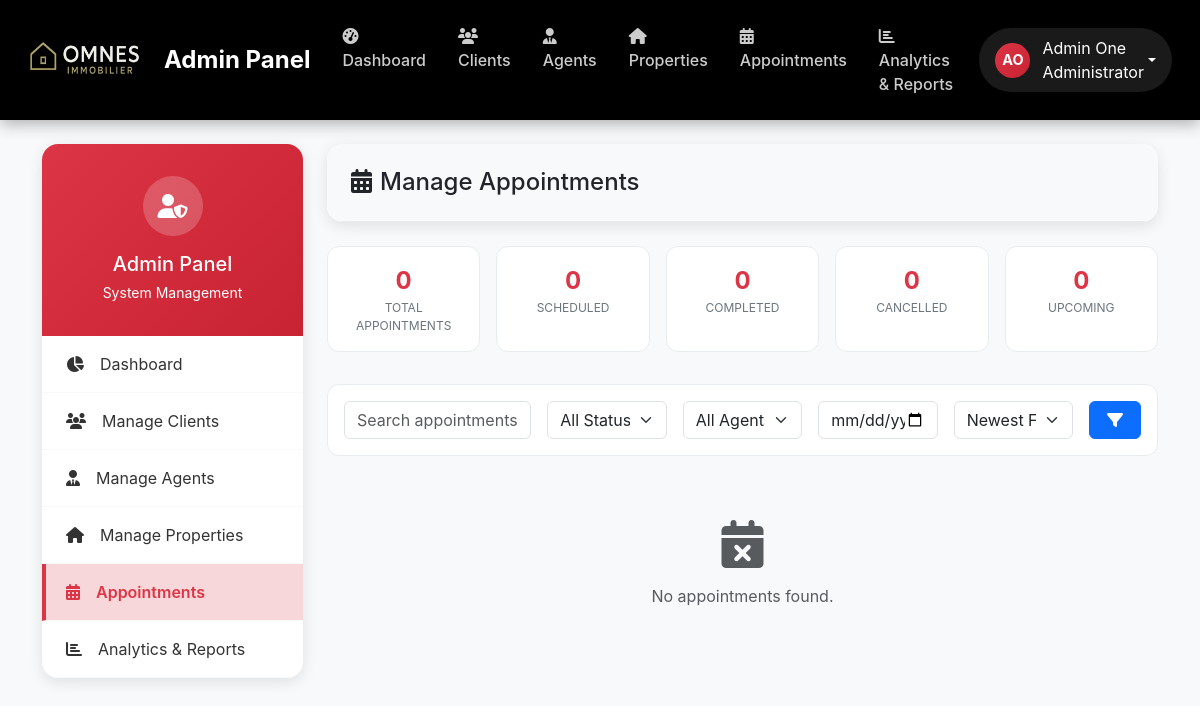
The app's page /src/admin/manage_appointments.php (signed in), older data.
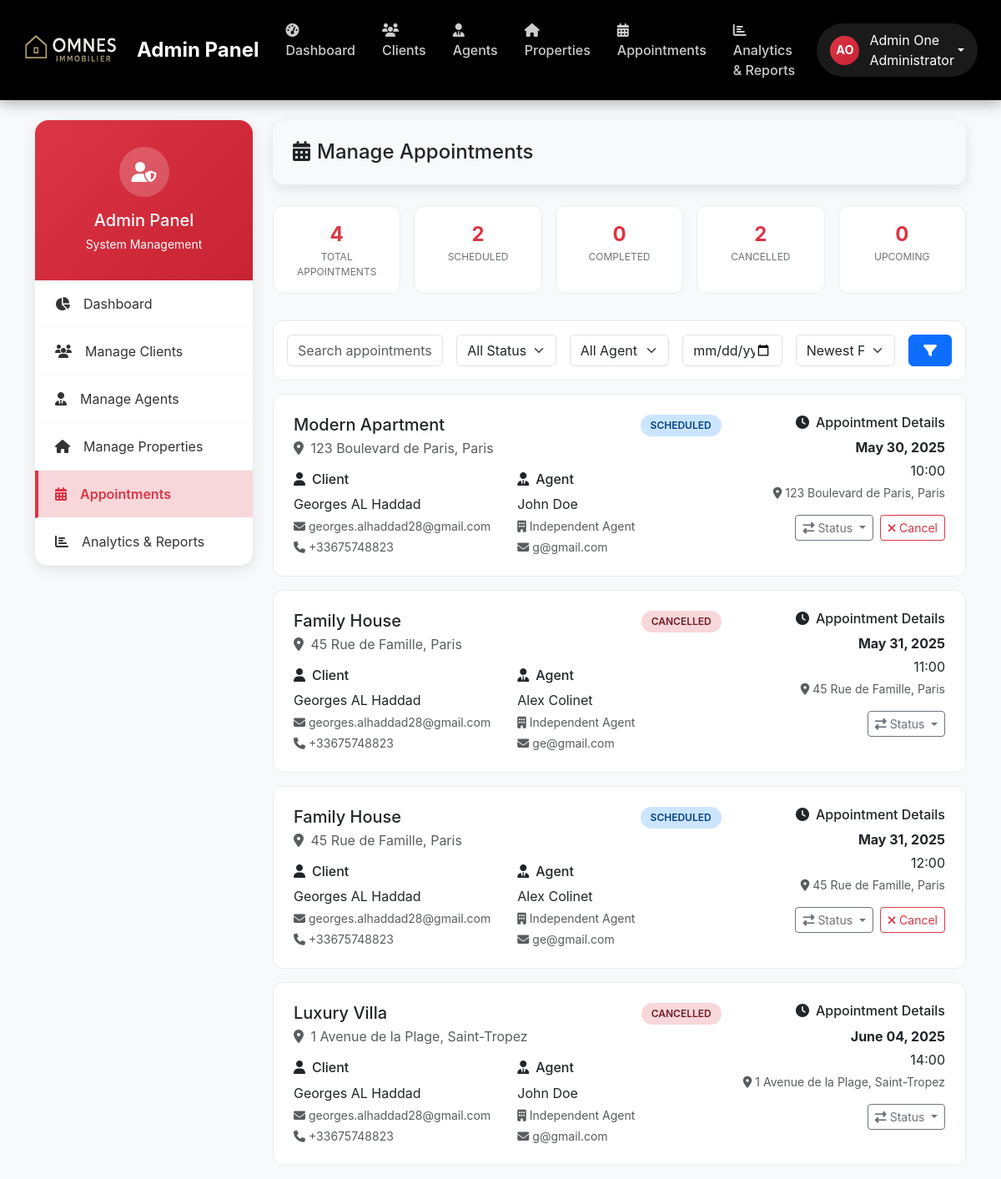
The same page, newer data.
### tables this page shows
CREATE TABLE IF NOT EXISTS `appointments` (
  `id` int NOT NULL AUTO_INCREMENT,
  `client_id` int NOT NULL,
  `agent_id` int NOT NULL,
  `property_id` int NOT NULL,
  `appointment_date` datetime NOT NULL,
  `status` enum('scheduled','completed','cancelled') DEFAULT 'scheduled',
  `location` varchar(255) NOT NULL,
  `created_at` timestamp NULL DEFAULT CURRENT_TIMESTAMP,
  `updated_at` timestamp NULL DEFAULT CURRENT_TIMESTAMP ON UPDATE CURRENT_TIMESTAMP,
  PRIMARY KEY (`id`),
  KEY `client_id` (`client_id`),
  KEY `agent_id` (`agent_id`),
  KEY `property_id` (`property_id`)
);

CREATE TABLE IF NOT EXISTS `properties` (
  `id` int NOT NULL AUTO_INCREMENT,
  `agent_id` int NOT NULL,
  `title` varchar(255) NOT NULL,
  `description` text NOT NULL,
  `images` json DEFAULT NULL,
  `price` decimal(12,2) NOT NULL,
  `property_type` enum('house','apartment','land','commercial','rental','auction') NOT NULL,
  `status` enum('available','pending','sold','rented','withdrawn') DEFAULT 'available',
  `address_line1` varchar(255) NOT NULL,
  `city` varchar(100) NOT NULL,
  `state` varchar(100) DEFAULT NULL,
  `postal_code` varchar(20) DEFAULT NULL,
  `country` varchar(100) DEFAULT 'France',
  `bedrooms` int DEFAULT '0',
  `bathrooms` int DEFAULT '0',
  `year_built` int DEFAULT '0',
  `living_area` int NOT NULL DEFAULT '0',
  `has_parking` tinyint(1) DEFAULT '0',
  `parking_spaces` int DEFAULT '0',
  `has_garden` tinyint(1) DEFAULT '0',
  `created_at` timestamp NULL DEFAULT CURRENT_TIMESTAMP,
  `updated_at` timestamp NULL DEFAULT CURRENT_TIMESTAMP ON UPDATE CURRENT_TIMESTAMP,
  PRIMARY KEY (`id`),
  KEY `agent_id` (`agent_id`)
);

CREATE TABLE IF NOT EXISTS `users` (
  `id` int NOT NULL AUTO_INCREMENT,
  `first_name` varchar(50) NOT NULL,
  `last_name` varchar(50) NOT NULL,
  `email` varchar(100) NOT NULL,
  `password_hash` varchar(255) NOT NULL,
  `role` enum('admin','client','agent') NOT NULL DEFAULT 'client',
  `phone` varchar(15) NOT NULL,
  `created_at` timestamp NULL DEFAULT CURRENT_TIMESTAMP,
  `updated_at` timestamp NULL DEFAULT CURRENT_TIMESTAMP ON UPDATE CURRENT_TIMESTAMP,
  PRIMARY KEY (`id`),
  UNIQUE KEY `email` (`email`)
);

CREATE TABLE IF NOT EXISTS `agents` (
  `user_id` int NOT NULL,
  `cv_file_path` varchar(255) DEFAULT '',
  `profile_picture_path` varchar(255) DEFAULT NULL,
  `agency_name` varchar(255) NOT NULL DEFAULT 'Independent Agent',
  `agency_email` varchar(100) DEFAULT '',
  `license_number` varchar(50) DEFAULT '',
  `languages_spoken` json DEFAULT NULL,
  `years_experience` int DEFAULT '0',
  `commission_rate` decimal(5,2) DEFAULT '0.00',
  `bio` text,
  `average_rating` decimal(3,2) DEFAULT '0.00',
  `total_sales` decimal(15,2) DEFAULT '0.00',
  `total_transactions` int DEFAULT '0',
  PRIMARY KEY (`user_id`),
  UNIQUE KEY `agency_email` (`agency_email`)
);

### src/admin/manage_appointments.php (the view, shortened to what the changed rows need)
<?php
require_once '../includes/functions.php';
$database = Database::getInstance();
$pdo = $database->getConnection();
$sort = $_GET['sort'] ?? 'newest';
$query = "
    SELECT
        a.*,
        p.title as property_title,
        p.address_line1,
        p.city,
        p.price as property_price,
        CONCAT(agent.first_name, ' ', agent.last_name) as agent_name,
        agent_details.agency_name,
        agent_user.email as agent_email,
        agent_user.phone as agent_phone,
        CONCAT(client.first_name, ' ', client.last_name) as client_name,
        client.email as client_email,
        client.phone as client_phone
    FROM appointments a
    INNER JOIN properties p ON a.property_id = p.id
    INNER JOIN agents agent_details ON a.agent_id = agent_details.user_id
    INNER JOIN users agent_user ON agent_details.user_id = agent_user.id
    INNER JOIN users agent ON a.agent_id = agent.id
    INNER JOIN users client ON a.client_id = client.id
    WHERE 1=1
";
$params = [];
switch ($sort) {
    default:
        $query .= " ORDER BY a.created_at DESC";
}
try {
    $stmt = $pdo->prepare($query);
    $stmt->execute($params);
    $appointments = $stmt->fetchAll(PDO::FETCH_ASSOC);
    $stats_query = "
        SELECT
            COUNT(*) as total,
            SUM(CASE WHEN status = 'scheduled' THEN 1 ELSE 0 END) as scheduled,
            SUM(CASE WHEN status = 'completed' THEN 1 ELSE 0 END) as completed,
            SUM(CASE WHEN status = 'cancelled' THEN 1 ELSE 0 END) as cancelled,
            SUM(CASE WHEN status = 'scheduled' AND appointment_date >= NOW() THEN 1 ELSE 0 END) as upcoming
        FROM appointments
    ";
    $stats = $pdo->query($stats_query)->fetch(PDO::FETCH_ASSOC);
} catch (Exception $e) {
    error_log("Appointments fetch error: " . $e->getMessage());
    $error = 'Error loading appointments.';
    $appointments = [];
}
?>
<!DOCTYPE html>
<html lang="en">
<head>
    <link href="https://cdnjs.cloudflare.com/ajax/libs/bootstrap/5.3.0/css/bootstrap.min.css" rel="stylesheet">
    <link href="https://cdnjs.cloudflare.com/ajax/libs/font-awesome/6.4.0/css/all.min.css" rel="stylesheet">
</head>
<body>
    <div class="container mt-4">
        <div class="row">
            <div class="col-lg-9">
                <div class="content-card mb-4">
                    <div class="content-card-header">
                        <h1 class="h4 mb-0">
                            <i class="fas fa-calendar-alt me-2"></i>Manage Appointments
                        </h1>
                    </div>
                </div>
                <div class="stats-mini">
                    <div class="stat-mini-card">
                        <div class="stat-mini-value"><?= $stats['total'] ?? 0 ?></div>
                        <div class="stat-mini-label">Total Appointments</div>
                    </div>
                    <div class="stat-mini-card">
                        <div class="stat-mini-value"><?= $stats['scheduled'] ?? 0 ?></div>
                        <div class="stat-mini-label">Scheduled</div>
                    </div>
                    <div class="stat-mini-card">
                        <div class="stat-mini-value"><?= $stats['cancelled'] ?? 0 ?></div>
                        <div class="stat-mini-label">Cancelled</div>
                    </div>
                </div>
                <?php if (empty($appointments)): ?>
                    <div class="text-center py-5">
                        <i class="fas fa-calendar-times fa-3x text-muted mb-3"></i>
                        <p class="text-muted">No appointments found.</p>
                    </div>
                <?php else: ?>
                    <?php foreach ($appointments as $appointment): ?>
                        <div class="appointment-card">
                            <div class="row">
                                <div class="col-md-8">
                                    <div class="d-flex justify-content-between align-items-start mb-3">
                                        <div>
                                            <h5 class="mb-1"><?= htmlspecialchars($appointment['property_title']) ?></h5>
                                            <p class="text-muted mb-0">
                                                <i class="fas fa-map-marker-alt me-1"></i>
                                                <?= htmlspecialchars($appointment['address_line1'] . ', ' . $appointment['city']) ?>
                                            </p>
                                        </div>
                                        <span class="status-badge status-<?= $appointment['status'] ?>">
                                            <?= ucfirst($appointment['status']) ?>
                                        </span>
                                    </div>
                                    <div class="row">
                                        <div class="col-md-6">
                                            <h6><i class="fas fa-user me-2"></i>Client</h6>
                                            <p class="mb-1"><?= htmlspecialchars($appointment['client_name']) ?></p>
                                            <p class="mb-1 small text-muted">
                                                <i class="fas fa-envelope me-1"></i><?= htmlspecialchars($appointment['client_email']) ?>
                                            </p>
                                            <?php if (!empty($appointment['client_phone'])): ?>
                                                <p class="mb-0 small text-muted">
                                                    <i class="fas fa-phone me-1"></i><?= htmlspecialchars($appointment['client_phone']) ?>
                                                </p>
                                            <?php endif; ?>
                                        </div>
                                        <div class="col-md-6">
                                            <h6><i class="fas fa-user-tie me-2"></i>Agent</h6>
                                            <p class="mb-1"><?= htmlspecialchars($appointment['agent_name']) ?></p>
                                            <p class="mb-1 small text-muted">
                                                <i class="fas fa-building me-1"></i><?= htmlspecialchars($appointment['agency_name']) ?>
                                            </p>
                                            <p class="mb-0 small text-muted">
                                                <i class="fas fa-envelope me-1"></i><?= htmlspecialchars($appointment['agent_email']) ?>
                                            </p>
                                        </div>
                                    </div>
                                </div>
                                <div class="col-md-4">
                                    <div class="text-end mb-3">
                                        <h6><i class="fas fa-clock me-2"></i>Appointment Details</h6>
                                        <p class="mb-1">
                                            <strong><?= date('F d, Y', strtotime($appointment['appointment_date'])) ?></strong>
                                        </p>
                                        <p class="mb-1"><?= date('H:i', strtotime($appointment['appointment_date'])) ?></p>
                                        <p class="mb-3 small text-muted">
                                            <i class="fas fa-map-marker-alt me-1"></i><?= htmlspecialchars($appointment['location']) ?>
                                        </p>
                                    </div>
                                    <div class="action-buttons justify-content-end">
                                        <div class="btn-group">
                                            <button type="button" class="btn btn-sm btn-outline-secondary dropdown-toggle" data-bs-toggle="dropdown">
                                                <i class="fas fa-exchange-alt"></i> Status
                                            </button>
                                        </div>
                                        <?php if ($appointment['status'] === 'scheduled'): ?>
                                            <button type="button" class="btn btn-sm btn-outline-danger"
                                                    onclick="confirmCancel(<?= $appointment['id'] ?>, '<?= htmlspecialchars(addslashes($appointment['property_title'])) ?>')">
                                                <i class="fas fa-times"></i> Cancel
                                            </button>
                                        <?php endif; ?>
                                    </div>
                                </div>
                            </div>
                        </div>
                    <?php endforeach; ?>
                <?php endif; ?>
            </div>
        </div>
    </div>
</body>
</html>

Row changes from the older to the newer data that the page shows:
added appointments: property.title "Modern Apartment", property.city "123 Boulevard de Paris, Paris", status "SCHEDULED", client_name "Georges AL Haddad", users.email "georges.alhaddad28@gmail.com", users.phone "+33675748823", agent_name "John Doe", agent.agency_name "Independent Agent", users.email "g@gmail.com", appointment_date "May 30, 2025", appointment_date "10:00", location "123 Boulevard de Paris, Paris"
added appointments: property.title "Family House", property.city "45 Rue de Famille, Paris", status "CANCELLED", client_name "Georges AL Haddad", users.email "georges.alhaddad28@gmail.com", users.phone "+33675748823", agent_name "Alex Colinet", agent.agency_name "Independent Agent", users.email "ge@gmail.com", appointment_date "May 31, 2025", appointment_date "11:00", location "45 Rue de Famille, Paris"
added appointments: property.title "Family House", property.city "45 Rue de Famille, Paris", status "SCHEDULED", client_name "Georges AL Haddad", users.email "georges.alhaddad28@gmail.com", users.phone "+33675748823", agent_name "Alex Colinet", agent.agency_name "Independent Agent", users.email "ge@gmail.com", appointment_date "May 31, 2025", appointment_date "12:00", location "45 Rue de Famille, Paris"
added appointments: property.title "Luxury Villa", property.city "1 Avenue de la Plage, Saint-Tropez", status "CANCELLED", client_name "Georges AL Haddad", users.email "georges.alhaddad28@gmail.com", users.phone "+33675748823", agent_name "John Doe", agent.agency_name "Independent Agent", users.email "g@gmail.com", appointment_date "June 04, 2025", appointment_date "14:00", location "1 Avenue de la Plage, Saint-Tropez"
Text that changed along with them:
$stats['total']: "0" → "4"
$stats['scheduled']: "0" → "2"
$stats['cancelled']: "0" → "2"
text no longer shown: "No appointments found."
